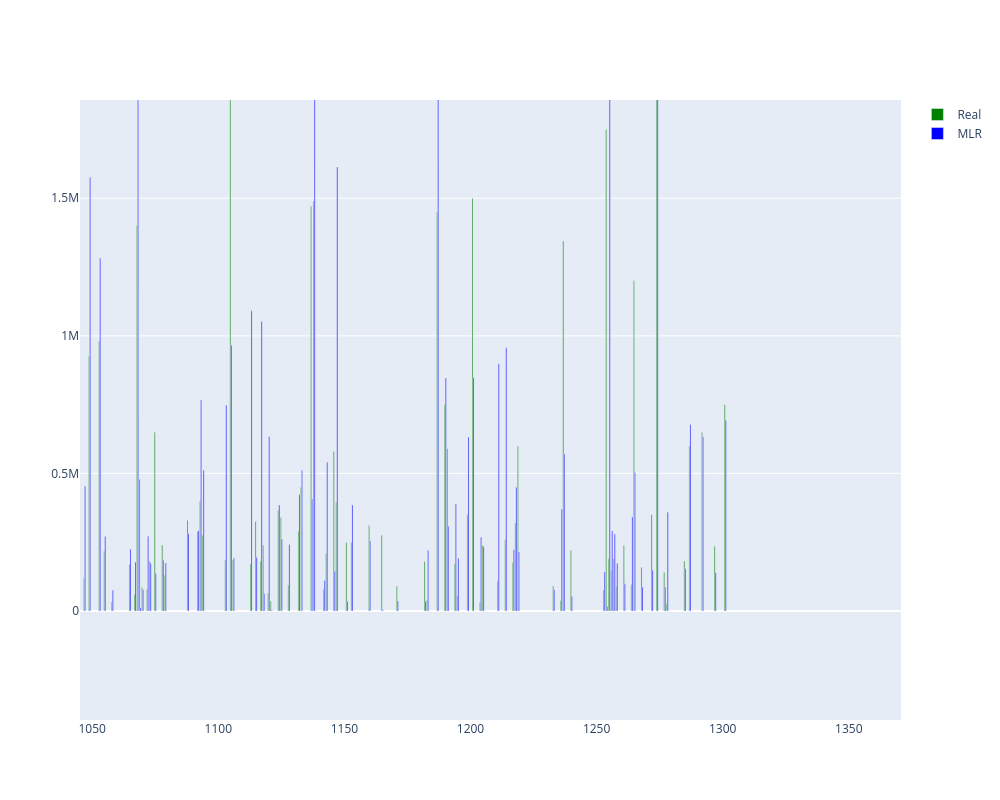

Notebook code cell kept with this figure:
### Code cell
import plotly.graph_objects as go

# Grafico preço real e valor previsto
fig = go.Figure(
    data=[
        go.Bar(x=X_train_15.ID, y=y_test15.Price_Real, name="Real", marker_color='green'),
        go.Bar(x=X_train_15.ID, y=y_test15.Price_prev, name="MLR",  marker_color='blue'),
    ],
)
fig.update_layout(
    autosize=False,
    width=1000,
    height=800)

fig.show()

### Figure 1 — Plotly figure (JSON) as saved in the notebook; plotly's stock layout.template omitted (floating-point values rounded to 4 significant figures; data arrays with more than 128 entries replaced by an {"elided": "..."} marker saying what was removed)
{"data": [{"marker": {"color": "green"}, "name": "Real", "type": "bar", "x": {"elided": "912 int values"}, "y": {"elided": "392 int values"}}, {"marker": {"color": "blue"}, "name": "MLR", "type": "bar", "x": {"elided": "912 int values"}, "y": {"elided": "392 int values"}}], "layout": {"autosize": false, "dragmode": "pan", "height": 800, "width": 1000, "xaxis": {"autorange": false, "range": [1045.0, 1371.0], "type": "linear"}, "yaxis": {"autorange": false, "range": [-396100.0, 1857000.0], "type": "linear"}}}
